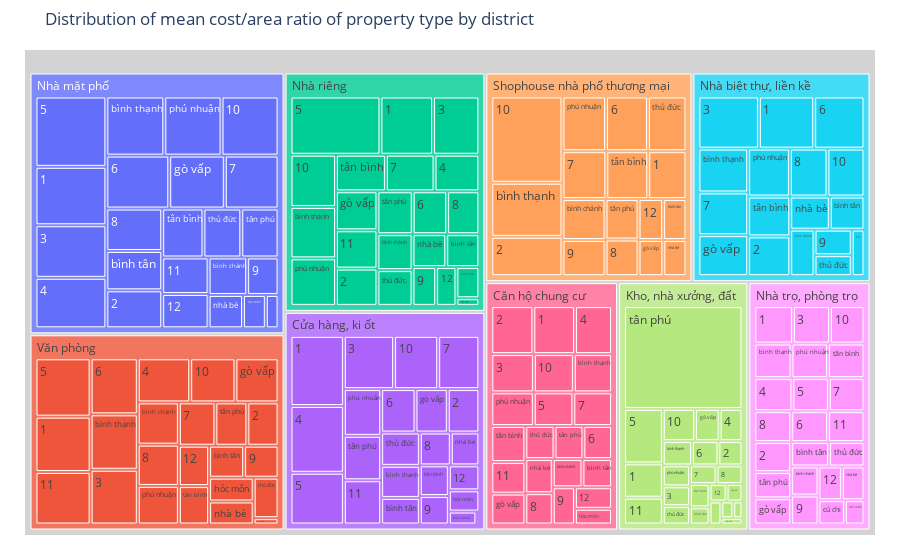

Here is the notebook cell this chart was saved with:
### Markdown cell above
Let's compare the district of the biggest average area to the most expensive district for each property type to see if our theory was correct. I will only be comparing the price and area for the property types that has unresonable average cost for top districts (property type with outliner).

- `Kho, nhà xưởng, đất`:   
        Most expensive: `Tân Phú District` - ranked 15th in area.   
        Largest in area: `Củ Chi District` - ranked 6th most expensive.   
        -> There are **no correlation** between price and area for this property type.   

- `Văn phòng:`:  
        Most expensive: `District 11` - ranked 1st in area.   
        => There are **strong correlation** between price and area for this property type.

- `Shophouse`:  
        Most expensive: `District 10` - ranked 2nd in area.   
        Largest in area: `District 8` - ranked 4th most expensive.   
        => There are **some correlation** between price and area for this property type.   

From this analysis, we can see that although there are some correlation between cost and area of property, it's quite vary between property types - meaning there must be other factors to influence the cost of a property.

Now, let's take the final view in cost distribution with our ${cost \over area}$ analysis. Are the ratio distributed equally accross the grids?

### Code cell
tree_map_test_data_ratio = tree_map_test_data_area
tree_map_test_data_ratio['ratio'] = tree_map_test_data['mean'] / tree_map_test_data_area['mean']


fig = px.treemap(
    data_frame= tree_map_test_data_ratio,
    path=['Rent type', 'District'], values='ratio', branchvalues='total',
    hover_data=None,
    hover_name=None,
    title="Distribution of mean cost/area ratio of property type by district")
fig.update_traces(root_color="lightgrey")
fig.update_layout(margin = dict(t=50, l=25, r=25, b=25))
fig.show()

### Figure 1 — Plotly figure (JSON) as saved in the notebook; plotly's stock layout.template omitted (floating-point values rounded to 4 significant figures; data arrays with more than 128 entries replaced by an {"elided": "..."} marker saying what was removed)
{"data": [{"branchvalues": "total", "domain": {"x": [0, 1], "y": [0, 1]}, "hovertemplate": "labels=%{label}<br>ratio=%{value}<br>parent=%{parent}<br>id=%{id}<extra></extra>", "ids": {"elided": "205 str values"}, "labels": {"elided": "205 str values"}, "name": "", "parents": {"elided": "205 str values"}, "root": {"color": "lightgrey"}, "type": "treemap", "values": {"elided": "205 float values"}}], "layout": {"legend": {"tracegroupgap": 0}, "margin": {"b": 25, "l": 25, "r": 25, "t": 50}, "title": {"text": "Distribution of mean cost/area ratio of property type by district"}}}
